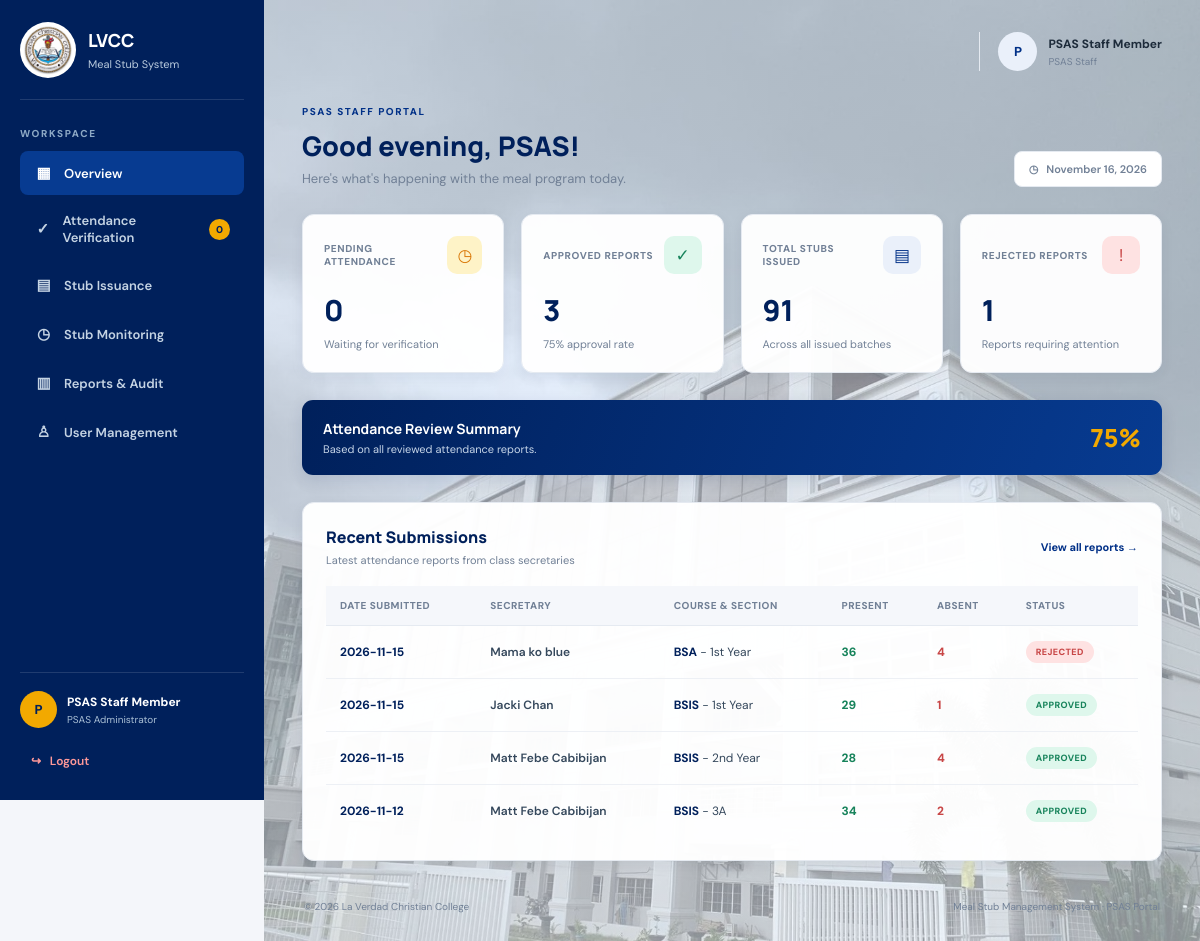
Page /psas_dashboard.php (signed in) on the committed database.
### tables this page shows
CREATE TABLE attendance_reports (
            id INTEGER PRIMARY KEY AUTOINCREMENT,
            secretary_id INTEGER NOT NULL,
            course TEXT NOT NULL,
            year_level INTEGER NOT NULL CHECK (year_level BETWEEN 1 AND 6),
            section TEXT NOT NULL,
            report_date TEXT NOT NULL,
            present_count INTEGER NOT NULL CHECK (present_count >= 0),
            absent_count INTEGER NOT NULL DEFAULT 0 CHECK (absent_count >= 0),
            status TEXT NOT NULL DEFAULT 'pending'
                CHECK (status IN ('pending', 'approved', 'rejected')),
            remarks TEXT,
            reviewed_by INTEGER,
            reviewed_at TIMESTAMP,
            review_remarks TEXT,
            created_at TIMESTAMP DEFAULT CURRENT_TIMESTAMP,
            updated_at TIMESTAMP,
            FOREIGN KEY (secretary_id) REFERENCES users(id),
            FOREIGN KEY (reviewed_by) REFERENCES users(id)
        );

CREATE TABLE users (
            id INTEGER PRIMARY KEY AUTOINCREMENT,
            full_name TEXT NOT NULL,
            username TEXT UNIQUE NOT NULL,
            password_hash TEXT NOT NULL,
            role TEXT NOT NULL CHECK (role IN ('secretary', 'psas', 'treasurer')),
            created_at TIMESTAMP DEFAULT CURRENT_TIMESTAMP
        , section_id INTEGER
            REFERENCES sections(id));

### psas_dashboard.php (the view, shortened to what this page needs)
<?php
require_once __DIR__ . '/db.php';
$staffName = (string)(
    $_SESSION['name'] ??
    $_SESSION['full_name'] ??
    'PSAS Staff'
);
$firstName = explode(' ', trim($staffName))[0] ?: 'Staff';
$initials = strtoupper(substr($staffName, 0, 1));
$hour = (int)date('H');
$greeting = $hour < 12
    ? 'Good morning'
    : ($hour < 18 ? 'Good afternoon' : 'Good evening');
$countPending = 0;
$countApproved = 0;
$countRejected = 0;
$totalStubs = 0;
$approvalRate = 0;
$reports = [];
try {
    $countPending = (int)$pdo->query("
        SELECT COUNT(*)
        FROM attendance_reports
        WHERE status = 'pending'
    ")->fetchColumn();
    $countApproved = (int)$pdo->query("
        SELECT COUNT(*)
        FROM attendance_reports
        WHERE status = 'approved'
    ")->fetchColumn();
    $countRejected = (int)$pdo->query("
        SELECT COUNT(*)
        FROM attendance_reports
        WHERE status = 'rejected'
    ")->fetchColumn();
    $totalStubs = (int)$pdo->query("
        SELECT COALESCE(SUM(stubs_issued), 0)
        FROM stub_batches
    ")->fetchColumn();
    $reviewed = $countApproved + $countRejected;
    if ($reviewed > 0) {
        $approvalRate = round(
            ($countApproved / $reviewed) * 100
        );
    }
    $stmt = $pdo->query("
        SELECT
            ar.*,
            u.full_name AS secretary_name
        FROM attendance_reports ar
        LEFT JOIN users u
            ON ar.secretary_id = u.id
        ORDER BY ar.report_date DESC, ar.id DESC
        LIMIT 5
    ");
    $reports = $stmt->fetchAll(PDO::FETCH_ASSOC);
} catch (PDOException $e) {
    error_log('PSAS dashboard error: ' . $e->getMessage());
    $dashboardError = 'Unable to load dashboard information.';
}
function e($value) {
    return htmlspecialchars(
        (string)$value,
        ENT_QUOTES,
        'UTF-8'
    );
}
function statusBadgeClass($status) {
    switch (strtolower((string)$status)) {
        case 'approved':
            return 'badge-approved';
        case 'rejected':
            return 'badge-rejected';
    }
}
?>
<!DOCTYPE html>
<html lang="en">
<head>
</head>
<body>
<aside class="sidebar">
    <div class="brand">
        <img src="assets/image/LVlogo.jpg" alt="LVCC Logo">
        <div>
            <b>LVCC</b>
            <small>Meal Stub System</small>
        </div>
    </div>
    <span class="nav-label">Workspace</span>
    <nav>
        <a href="psas_dashboard.php" class="active">
            <span class="nav-left">
                <span class="nav-icon">▦</span>
                Overview
            </span>
        </a>
        <a href="attendance_verification.php">
            <span class="nav-left">
                <span class="nav-icon">✓</span>
                Attendance Verification
            </span>
            <span class="nav-badge">
                <?= number_format($countPending) ?>
            </span>
        </a>
        <a href="stub_issuance.php">
            <span class="nav-left">
                <span class="nav-icon">▤</span>
                Stub Issuance
            </span>
        </a>
        <a href="stub_monitoring.php">
            <span class="nav-left">
                <span class="nav-icon">◷</span>
                Stub Monitoring
            </span>
        </a>
        <a href="reports_audit.php">
            <span class="nav-left">
                <span class="nav-icon">▥</span>
                Reports & Audit
            </span>
        </a>
        <a href="user_management.php">
            <span class="nav-left">
                <span class="nav-icon">♙</span>
                User Management
            </span>
        </a>
    </nav>
    <div class="sidebar-account">
        <div class="account-info">
            <div class="account-avatar">
                <?= e($initials) ?>
            </div>
            <div>
                <div class="account-name">
                    <?= e($staffName) ?>
                </div>
                <div class="account-role">
                    PSAS Administrator
                </div>
            </div>
        </div>
        <a href="logout.php" class="logout-link">
            ↪ &nbsp; Logout
        </a>
    </div>
</aside>
<main class="main-content">
    <div class="topbar">
        <div class="topbar-user">
            <div class="topbar-avatar">
                <?= e($initials) ?>
            </div>
            <div>
                <div class="topbar-name">
                    <?= e($staffName) ?>
                </div>
                <span class="topbar-role">
                    PSAS Staff
                </span>
            </div>
        </div>
    </div>
    <section class="page-heading">
        <div>
            <span class="page-eyebrow">
                PSAS Staff Portal
            </span>
            <h1>
                <?= e($greeting) ?>, <?= e($firstName) ?>!
            </h1>
            <p>
                Here's what's happening with the meal program today.
            </p>
        </div>
        <div class="date-label">
            ◷ &nbsp; <?= date('F d, Y') ?>
        </div>
    </section>
    <section class="kpi-grid">
        <div class="kpi-card">
            <div class="kpi-top">
                <span class="kpi-label">Pending Attendance</span>
                <div class="kpi-icon icon-pending">◷</div>
            </div>
            <strong class="kpi-value">
                <?= number_format($countPending) ?>
            </strong>
            <span class="kpi-description">
                Waiting for verification
            </span>
        </div>
        <div class="kpi-card">
            <div class="kpi-top">
                <span class="kpi-label">Approved Reports</span>
                <div class="kpi-icon icon-approved">✓</div>
            </div>
            <strong class="kpi-value">
                <?= number_format($countApproved) ?>
            </strong>
            <span class="kpi-description">
                <?= number_format($approvalRate) ?>% approval rate
            </span>
        </div>
        <div class="kpi-card">
            <div class="kpi-top">
                <span class="kpi-label">Total Stubs Issued</span>
                <div class="kpi-icon icon-stubs">▤</div>
            </div>
            <strong class="kpi-value">
                <?= number_format($totalStubs) ?>
            </strong>
            <span class="kpi-description">
                Across all issued batches
            </span>
        </div>
        <div class="kpi-card">
            <div class="kpi-top">
                <span class="kpi-label">Rejected Reports</span>
                <div class="kpi-icon icon-rejected">!</div>
            </div>
            <strong class="kpi-value">
                <?= number_format($countRejected) ?>
            </strong>
            <span class="kpi-description">
                Reports requiring attention
            </span>
        </div>
    </section>
    <section class="summary-strip">
        <div class="summary-copy">
            <strong>Attendance Review Summary</strong>
            <small>
                Based on all reviewed attendance reports.
            </small>
        </div>
        <div class="summary-rate">
            <?= number_format($approvalRate) ?>%
        </div>
    </section>
    <section class="panel">
        <div class="panel-heading">
            <div>
                <h2>Recent Submissions</h2>
                <p>
                    Latest attendance reports from class secretaries
                </p>
            </div>
            <a href="attendance_verification.php" class="view-all">
                View all reports →
            </a>
        </div>
        <?php if (empty($reports)): ?>
            <div class="empty-state">
                <div class="empty-icon">▤</div>
                <h3>No attendance reports yet</h3>
                <p>
                    Submitted attendance reports will appear here.
                </p>
            </div>
        <?php else: ?>
            <div class="table-wrapper">
                <table>
                    <thead>
                        <tr>
                            <th>Date Submitted</th>
                            <th>Secretary</th>
                            <th>Course & Section</th>
                            <th>Present</th>
                            <th>Absent</th>
                            <th>Status</th>
                        </tr>
                    </thead>
                    <tbody>
                        <?php foreach ($reports as $r): ?>
                            <tr>
                                <td class="date-cell">
                                    <?= e($r['report_date']) ?>
                                </td>
                                <td class="secretary-cell">
                                    <?= e($r['secretary_name'] ?? 'Unknown') ?>
                                </td>
                                <td class="course-cell">
                                    <strong><?= e($r['course']) ?></strong>
                                    - <?= e($r['section']) ?>
                                </td>
                                <td>
                                    <span class="count-present">
                                        <?= (int)$r['present_count'] ?>
                                    </span>
                                </td>
                                <td>
                                    <span class="count-absent">
                                        <?= (int)($r['absent_count'] ?? 0) ?>
                                    </span>
                                </td>
                                <td>
                                    <span class="badge <?= statusBadgeClass($r['status'] ?? 'pending') ?>">
                                        <?= e(ucfirst($r['status'] ?? 'pending')) ?>
                                    </span>
                                </td>
                            </tr>
                        <?php endforeach; ?>
                    </tbody>
                </table>
            </div>
        <?php endif; ?>
    </section>
    <footer class="page-footer">
        <span>
            © <?= date('Y') ?> La Verdad Christian College
        </span>
        <span>
            Meal Stub Management System · PSAS Portal
        </span>
    </footer>
</main>
</body>
</html>

### rows in the picture
attendance_reports: report_date "2026-11-15", secretary.full_name "Mama ko blue", course "BSA", section "1st Year", present_count "36", absent_count "4", status "REJECTED"
attendance_reports: report_date "2026-11-15", secretary.full_name "Jacki Chan", course "BSIS", section "1st Year", present_count "29", absent_count "1", status "APPROVED"
attendance_reports: report_date "2026-11-15", secretary.full_name "Matt Febe Cabibijan", course "BSIS", section "2nd Year", present_count "28", absent_count "4", status "APPROVED"
attendance_reports: report_date "2026-11-12", secretary.full_name "Matt Febe Cabibijan", course "BSIS", section "3A", present_count "34", absent_count "2", status "APPROVED"

### other values in the picture
$countPending "0"
$initials "P"
$staffName "PSAS Staff Member"
$firstName "PSAS"
$countApproved "3"
$approvalRate "75"
$totalStubs "91"
$countRejected "1"
